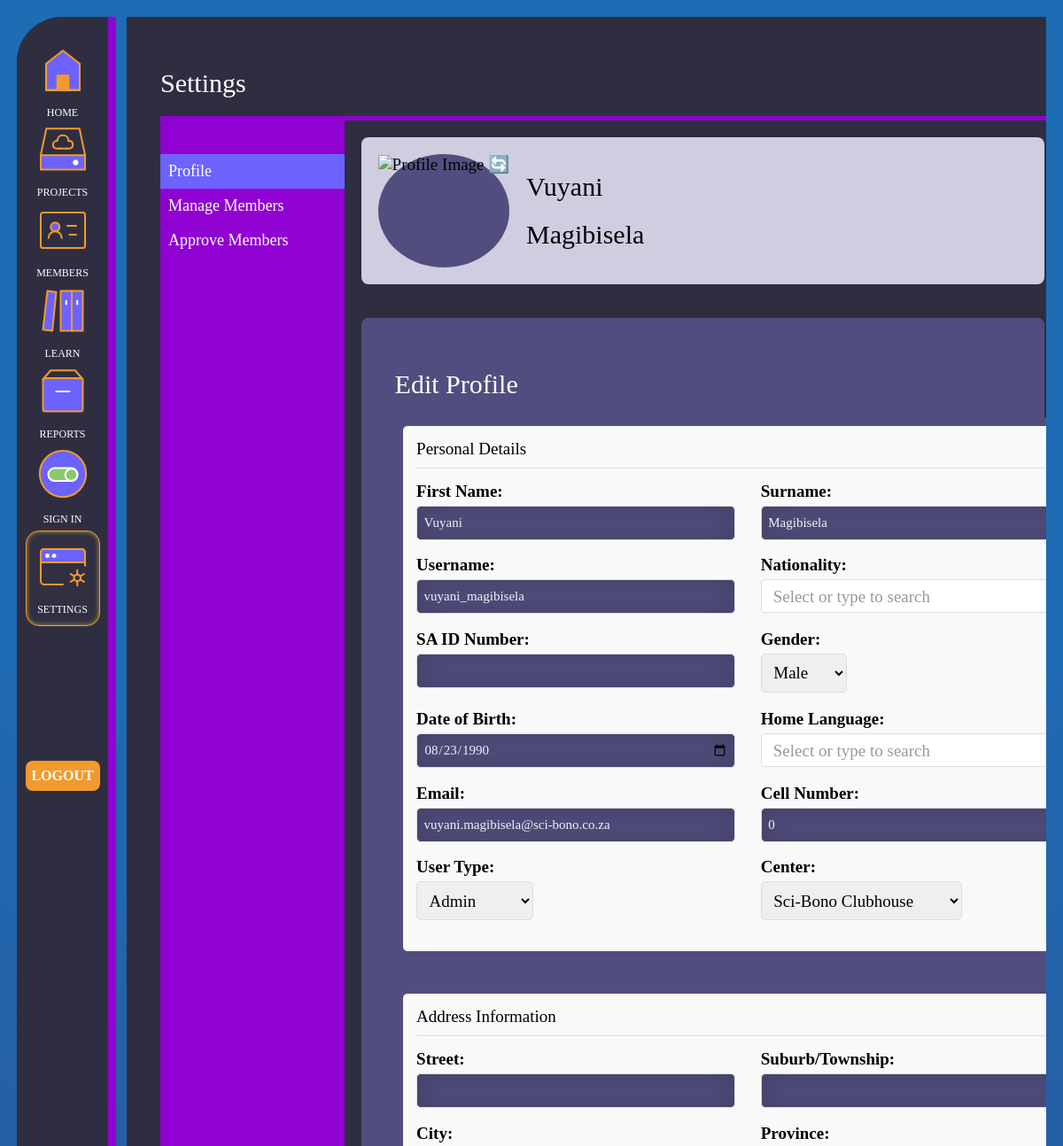
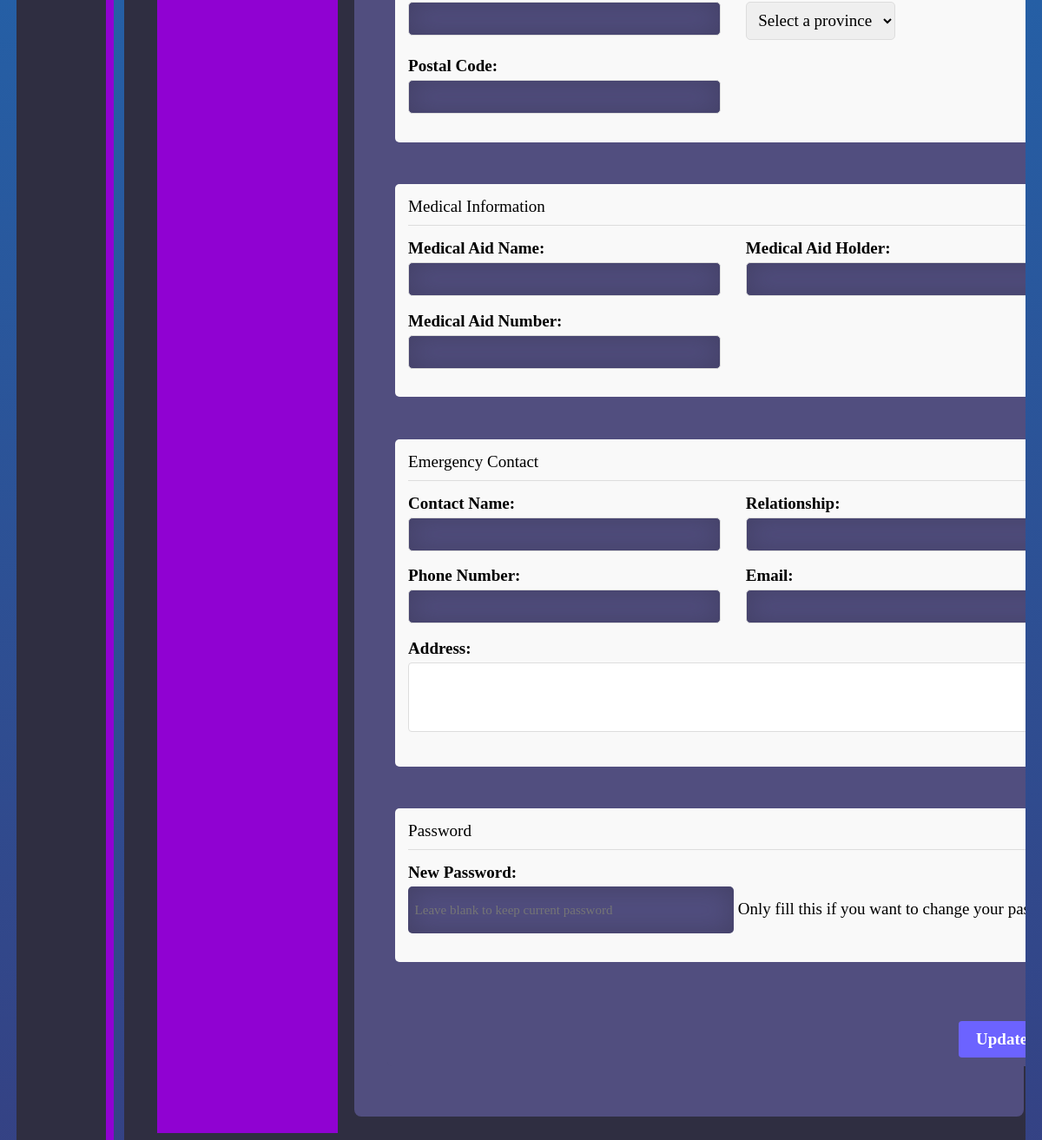
The page /settings.php (signed in) on the database its author committed (2 pictures, top to bottom).
### tables this page shows
CREATE TABLE `users` (
  `id` int(100) NOT NULL,
  `username` varchar(255) NOT NULL,
  `email` varchar(255) NOT NULL DEFAULT 'default@example.com',
  `password` varchar(255) NOT NULL,
  `name` varchar(255) NOT NULL,
  `surname` varchar(255) NOT NULL,
  `user_type` enum('admin','mentor','member','alumni','community') NOT NULL DEFAULT 'member',
  `Center` enum('Sci-Bono Clubhouse','Waverly Girls Solar Lab','Mapetla Solar Lab','Emdeni Solar Lab') NOT NULL DEFAULT 'Sci-Bono Clubhouse',
  `date_of_birth` date DEFAULT NULL,
  `grade` int(12) DEFAULT NULL,
  `school` varchar(255) DEFAULT NULL,
  `parent` varchar(255) DEFAULT NULL,
  `parent_email` varchar(255) DEFAULT NULL,
  `leaner_number` int(10) DEFAULT NULL,
  `parent_number` int(10) DEFAULT NULL,
  `Relationship` varchar(255) DEFAULT NULL,
  `Gender` enum('Male','Female','Other') NOT NULL
);

### settings.php (the view, shortened to what the rows shown need)
<?php
require 'server.php';
    $current_user_type = $_SESSION['user_type'];
    $current_user_id = $_SESSION['user_id'];
    $editing_user_id = isset($_GET['id']) ? $_GET['id'] : $current_user_id;
    $sql = "SELECT * FROM users WHERE id = ?";
    $stmt = $conn->prepare($sql);
    $stmt->bind_param("i", $editing_user_id);
    $stmt->execute();
    $result = $stmt->get_result();
    $user = $result->fetch_assoc();
?>
<!DOCTYPE html>
<html lang="en">
<head>
    <link rel="stylesheet" href="style.css">
    <link rel="stylesheet" href="./public/assets/css/settingsStyles.css">
    <link rel="stylesheet" href="./public/assets/css/screenSizes.css">
    <link href="https://cdn.jsdelivr.net/npm/select2@4.1.0-rc.0/dist/css/select2.min.css" rel="stylesheet" />
</head>
<body id="settings">
    <main id="container-settings">
        <section id="settings_main_section">
            <div class="content_section_settings">
                <h1>Settings</h1>
                <div class="settingsContainer">
                    <div class="editProTop">
                        <div class="image-container">
                            <div class="usrID">
                                <h1><?php echo $user['name']; ?></h1>
                                <h1><?php echo $user['surname']; ?></h1>
                            </div>
                        </div>
                    </div>
                    <div class="editProBottom">
                        <h1>Edit Profile</h1>
                        <form action="update_user.php" method="post">
                            <div class="form-section">
                                <h2>Personal Details</h2>
                                <div class="form-row">
                                    <div class="form-group">
                                        <label for="name">First Name:</label>
                                        <input type="text" id="name" name="name" value="<?php echo $user['name']; ?>" required>
                                    </div>
                                    <div class="form-group">
                                        <label for="surname">Surname:</label>
                                        <input type="text" id="surname" name="surname" value="<?php echo $user['surname']; ?>" required>
                                    </div>
                                </div>
                                <div class="form-row">
                                    <div class="form-group">
                                        <label for="username">Username:</label>
                                        <input type="text" id="username" name="username" value="<?php echo $user['username']; ?>" required>
                                    </div>
                                </div>
                                <div class="form-row">
                                    <div class="form-group">
                                        <label for="gender">Gender:</label>
                                        <select id="gender" name="gender" required>
                                            <option value="Male" <?php echo ($user['Gender'] == 'Male') ? 'selected' : ''; ?>>Male</option>
                                        </select>
                                    </div>
                                </div>
                                <div class="form-row">
                                    <div class="form-group">
                                        <label for="dob">Date of Birth:</label>
                                        <input type="date" id="dob" name="dob" value="<?php echo $user['date_of_birth']; ?>" required>
                                    </div>
                                </div>
                                <div class="form-row">
                                    <div class="form-group">
                                        <label for="email">Email:</label>
                                        <input type="email" id="email" name="email" value="<?php echo $user['email']; ?>" required>
                                    </div>
                                    <div class="form-group">
                                        <label for="cell_number">Cell Number:</label>
                                        <input type="tel" id="cell_number" name="cell_number" pattern="[0-9]+" value="<?php echo isset($user['leaner_number']) ? $user['leaner_number'] : ''; ?>">
                                    </div>
                                </div>
                                <?php if ($current_user_type === 'admin'): ?>
                                <div class="form-row">
                                    <div class="form-group">
                                        <label for="user_type">User Type:</label>
                                        <select id="user_type" name="user_type" required>
                                            <option value="admin" <?php echo ($user['user_type'] == 'admin') ? 'selected' : ''; ?>>Admin</option>
                                        </select>
                                    </div>
                                    <div class="form-group">
                                        <label for="center">Center:</label>
                                        <select id="center" name="center" required>
                                            <option value="Sci-Bono Clubhouse" <?php echo ($user['Center'] == 'Sci-Bono Clubhouse') ? 'selected' : ''; ?>>Sci-Bono Clubhouse</option>
                                        </select>
                                    </div>
                                </div>
                                <?php endif; ?>
                            </div>
                            <div class="form-section">
                                <h2>Address Information</h2>
                            </div>
                            <div class="form-section">
                                <h2>Medical Information</h2>
                            </div>
                            <div class="form-section">
                                <h2>Emergency Contact</h2>
                            </div>
                            <div class="form-section">
                                <h2>Password</h2>
                            </div>
                        </form>
                    </div>
                </div>
            </div>
        </section>
    </main>
</body>
</html>

### rows shown on the page
users: name "Vuyani", surname "Magibisela", username "vuyani_magibisela", gender "Male", dob "08/23/1990", email "vuyani.magibisela@sci-bono.co.za", cell_number "0", user_type "Admin", center "Sci-Bono Clubhouse"
